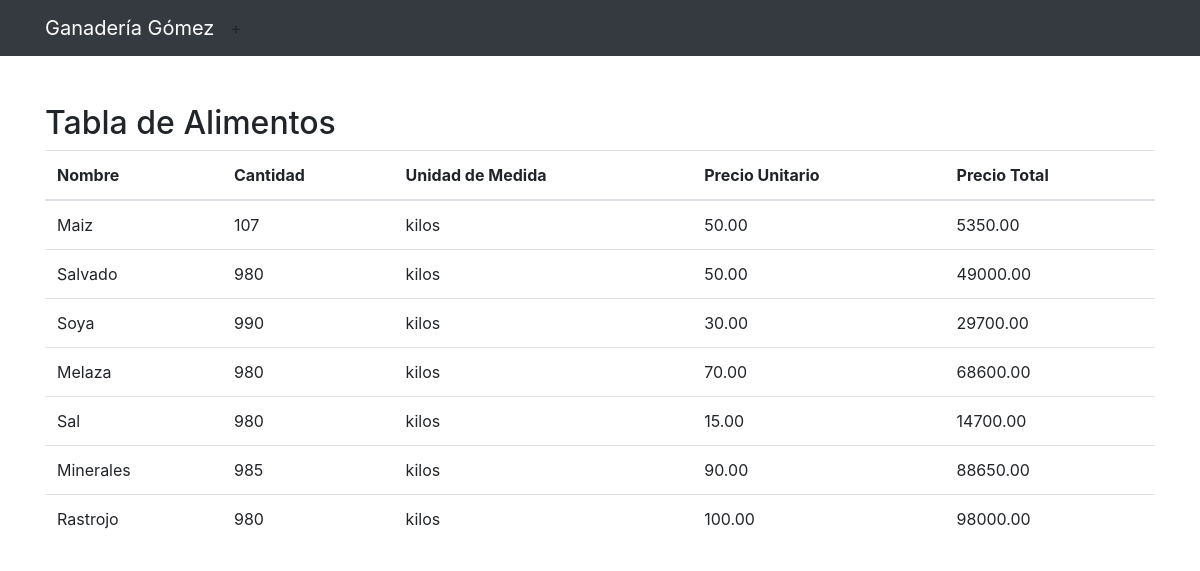
The page /alimentos.php on the database its author committed.
### tables this page shows
CREATE TABLE `Alimentos` (
  `id_alimento` int NOT NULL,
  `nombre` varchar(100) NOT NULL,
  `cantidad` int NOT NULL,
  `UnidadMedida` enum('kilos','toneladas') NOT NULL DEFAULT 'kilos',
  `PrecioUni` decimal(10,2) NOT NULL DEFAULT '0.00',
  `PrecioTotal` decimal(10,2) GENERATED ALWAYS AS ((`cantidad` * `PrecioUni`)) STORED
);

### www/alimentos.php (the view, shortened to what this page needs)
<!DOCTYPE html>
<html lang="es">
<head>
  <link rel="stylesheet" href="https://maxcdn.bootstrapcdn.com/bootstrap/4.0.0/css/bootstrap.min.css">
</head>
<body>
<nav class="navbar navbar-expand-lg navbar-dark bg-dark">
  <div class="container">
    <a class="navbar-brand" href="inicio.php">Ganadería Gómez</a>
    <div class="collapse navbar-collapse" id="navbarNav">
      <ul class="navbar-nav">
+      </ul>
    </div>
  </div>
</nav>
<div class="container mt-5">
  <h2>Tabla de Alimentos</h2>
  <table class="table">
    <thead>
      <tr>
        <th>Nombre</th>
        <th>Cantidad</th>
        <th>Unidad de Medida</th>
        <th>Precio Unitario</th>
        <th>Precio Total</th>
      </tr>
    </thead>
    <tbody>
      <?php
        $servername = "db";
        $username = "root";
        $password = "clave";
        $dbname = "Ganaderia";
        $conn = new mysqli($servername, $username, $password, $dbname);
        $sql = "SELECT * FROM Alimentos";
        $result = $conn->query($sql);
        while ($row = $result->fetch_assoc()) {
          echo "<tr>";
          echo "<td>" . $row['nombre'] . "</td>";
          echo "<td>" . $row['cantidad'] . "</td>";
          echo "<td>" . $row['UnidadMedida'] . "</td>";
          echo "<td>" . $row['PrecioUni'] . "</td>";
          echo "<td>" . $row['PrecioTotal'] . "</td>";
          echo "</tr>";
        }
      ?>
    </tbody>
  </table>
</div>
</body>
</html>

### rows shown on the page
alimentos: nombre "Maiz", cantidad "107", UnidadMedida "kilos", PrecioUni "50.00", PrecioTotal "5350.00"
alimentos: nombre "Salvado", cantidad "980", UnidadMedida "kilos", PrecioUni "50.00", PrecioTotal "49000.00"
alimentos: nombre "Soya", cantidad "990", UnidadMedida "kilos", PrecioUni "30.00", PrecioTotal "29700.00"
alimentos: nombre "Melaza", cantidad "980", UnidadMedida "kilos", PrecioUni "70.00", PrecioTotal "68600.00"
alimentos: nombre "Sal", cantidad "980", UnidadMedida "kilos", PrecioUni "15.00", PrecioTotal "14700.00"
alimentos: nombre "Minerales", cantidad "985", UnidadMedida "kilos", PrecioUni "90.00", PrecioTotal "88650.00"
alimentos: nombre "Rastrojo", cantidad "980", UnidadMedida "kilos", PrecioUni "100.00", PrecioTotal "98000.00"
